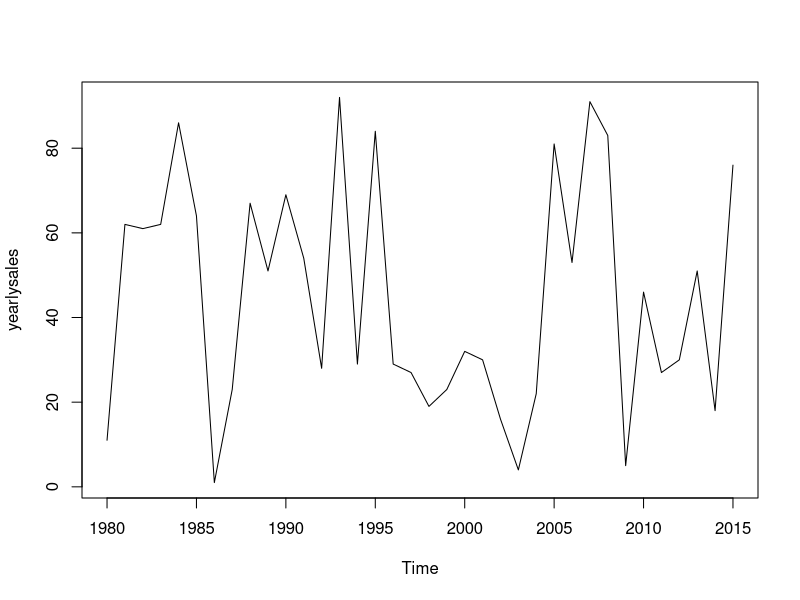
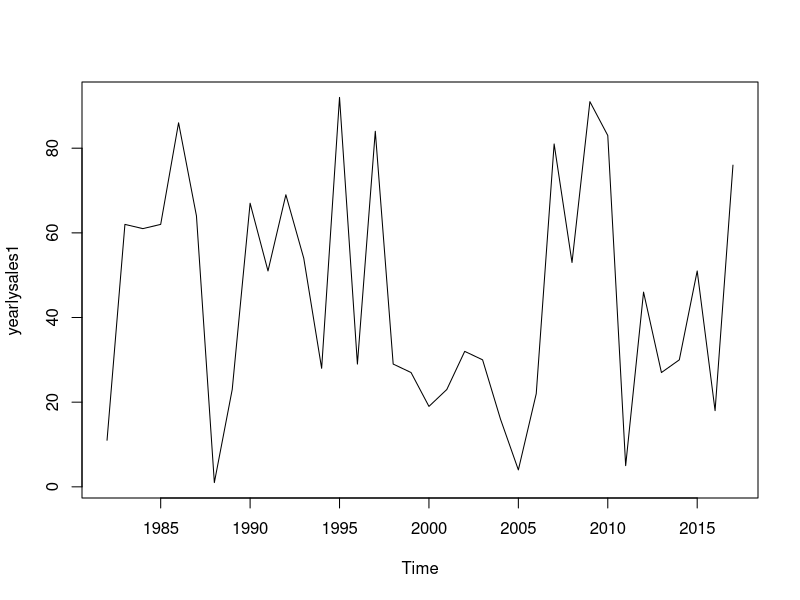
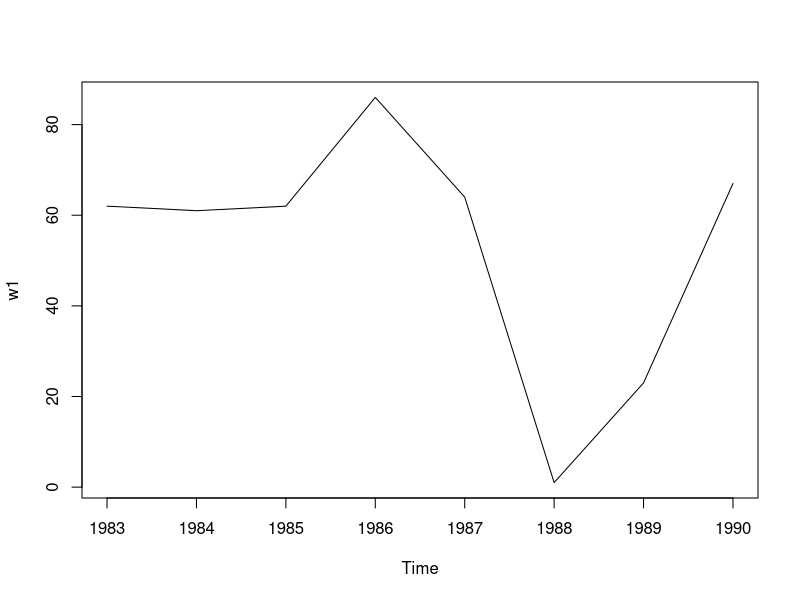
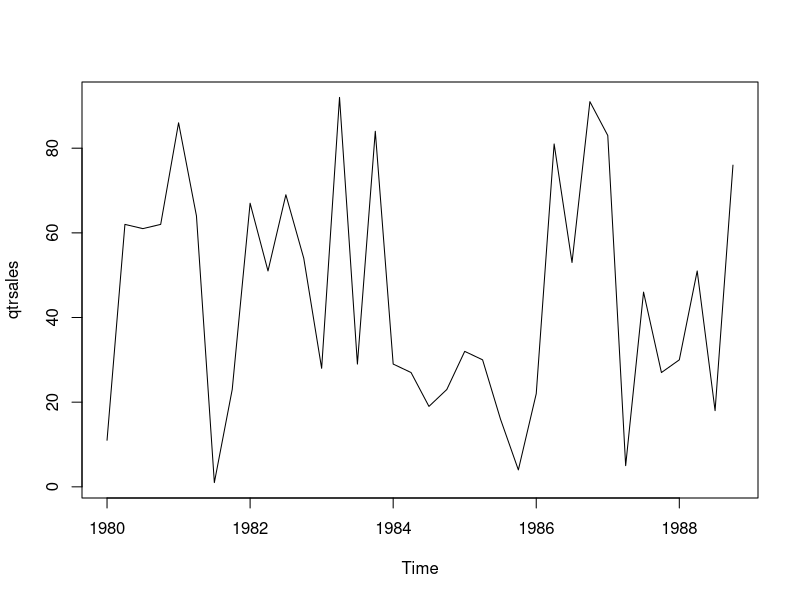
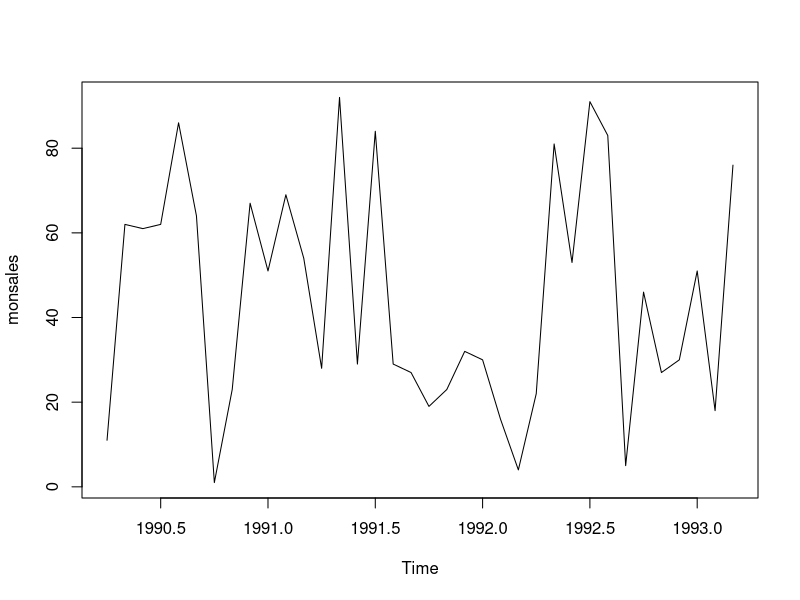
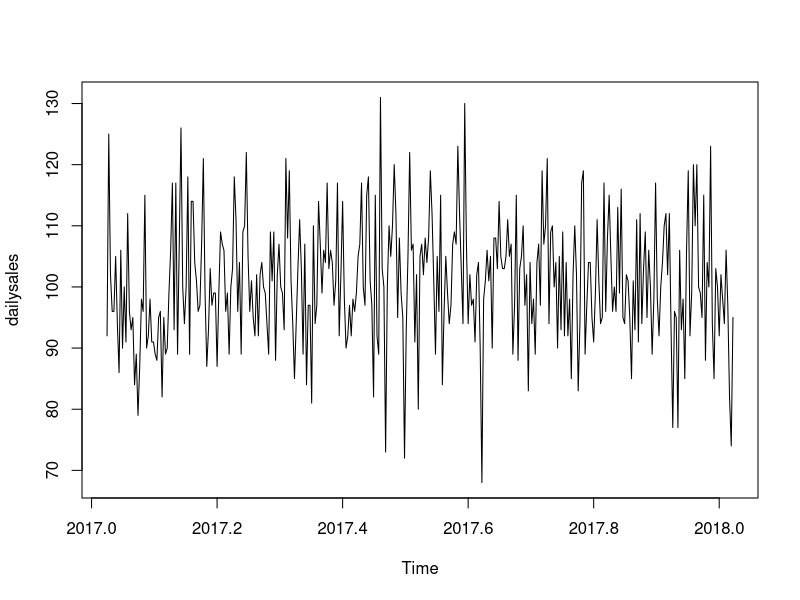
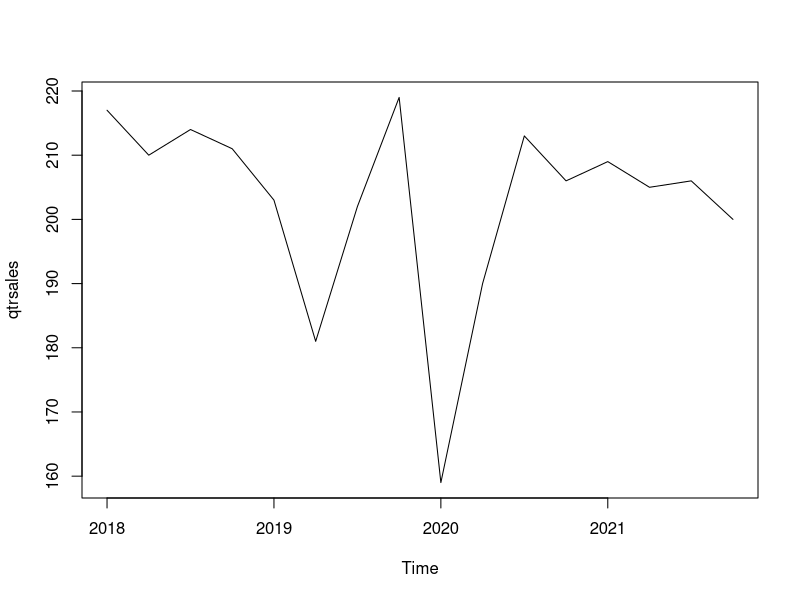

Reproduce these figures in R, in order.
# create a time series data

#first create a vector of numerical values
# 36 observations 
set.seed(1234)
(sales = round(runif(36, 0,100)))
length(sales)

#This data can be daily, weekly, monthly, quarter, yearly data
#create yearly time series : start year 1980

#Yearly----
(ysales = ts(sales, frequency = 1))

(yearlysales = ts(sales, start=c(1980), frequency=1))
plot(yearlysales)

(yearlysales1 = ts(sales, start=c(1980,3), frequency=1)) 
# 3rd yr from 1980
plot(yearlysales1)

#find the year when sales was > 50
yearlysales1[ yearlysales1 > 50] #to access directly data
class(yearlysales1)
methods(class=ts)
yearlysales1
(w1= window(yearlysales1, start=1983, end=1990)) #to access data by years
plot(w1)



#Quarterly -----
12/4  # freq=4
(qtrsales = ts(sales, start=c(1980), frequency=4))
plot(qtrsales)
#list data from Qtr3 1980 to  1985
window(qtrsales, start=c(1980, 3), end=c(1985, 2))


#Monthly -----
12/12  # freq=12 start month=Apr/ 1990
(monsales = ts(sales, start=c(1990,4), frequency=12))
plot(monsales)
window(monsales, start=c(1991, 3))

#create data from Feb 2000 to Nov 2002
(monsales1 = ts(sales, start=c(2000,2), end=c(2003,3), frequency=12)) #recycling of elements beyond given sales value
monsales1
str(monsales1)
length(monsales1)

#see subset of sales data : May 2000 to Aug 2001
window(monsales1, start=c(2000, 5), end=c(2001, 8))

#Monthly TS
sales2 = ceiling(rnorm(365, mean=100, sd=10))
sales2
#YYYY,day
(dailysales = ts(sales2, start=c(2017,10), frequency=365))
window(dailysales, start=c(2017,50), end=c(2017,100))
mean(window(dailysales, start=c(2017,50), end=c(2017,100)))
head(sales2)
plot(dailysales)
class(dailysales)

#quarterly
sales3 = floor(rnorm(16, mean=200, sd = 12))
(qtrsales = ts(sales3, start = c(2018,1), frequency = 4))
plot(qtrsales)

#weekly
